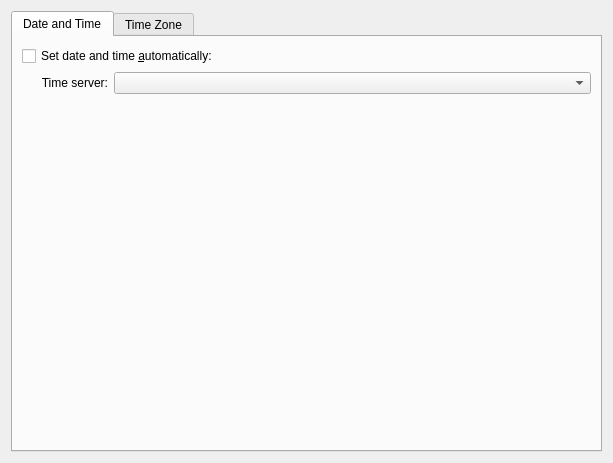
<?xml version="1.0" encoding="UTF-8"?>
<ui version="4.0">
 <author>Davide Bettio &lt;davide.bettio@kdemail.net&gt;</author>
 <class>DateAndTime</class>
 <widget class="QWidget" name="DateAndTime">
  <property name="geometry">
   <rect>
    <x>0</x>
    <y>0</y>
    <width>613</width>
    <height>463</height>
   </rect>
  </property>
  <layout class="QVBoxLayout" name="verticalLayout_3">
   <item>
    <widget class="QTabWidget" name="tabWidget">
     <property name="currentIndex">
      <number>0</number>
     </property>
     <widget class="QWidget" name="tab">
      <attribute name="title">
       <string>Date and Time</string>
      </attribute>
      <layout class="QVBoxLayout" name="verticalLayout_2">
       <item>
        <layout class="QGridLayout" name="gridLayout">
         <item row="0" column="0" colspan="3">
          <widget class="QCheckBox" name="setDateTimeAuto">
           <property name="text">
            <string>Set date and time &amp;automatically:</string>
           </property>
          </widget>
         </item>
         <item row="1" column="0">
          <spacer name="horizontalSpacer">
           <property name="orientation">
            <enum>Qt::Horizontal</enum>
           </property>
           <property name="sizeType">
            <enum>QSizePolicy::Fixed</enum>
           </property>
           <property name="sizeHint" stdset="0">
            <size>
             <width>13</width>
             <height>21</height>
            </size>
           </property>
          </spacer>
         </item>
         <item row="1" column="1">
          <widget class="QLabel" name="label_2">
           <property name="text">
            <string>Time server:</string>
           </property>
           <property name="alignment">
            <set>Qt::AlignRight|Qt::AlignTrailing|Qt::AlignVCenter</set>
           </property>
           <property name="buddy">
            <cstring>timeServerList</cstring>
           </property>
          </widget>
         </item>
         <item row="1" column="2">
          <widget class="QComboBox" name="timeServerList">
           <property name="sizePolicy">
            <sizepolicy hsizetype="Expanding" vsizetype="Fixed">
             <horstretch>0</horstretch>
             <verstretch>0</verstretch>
            </sizepolicy>
           </property>
          </widget>
         </item>
        </layout>
       </item>
       <item>
        <widget class="KSeparator" name="kseparator"/>
       </item>
       <item>
        <layout class="QHBoxLayout" name="horizontalLayout">
         <item>
          <widget class="KDatePicker" name="cal">
           <property name="whatsThis">
            <string>Here you can change the system date's day of the month, month and year.</string>
           </property>
          </widget>
         </item>
         <item>
          <widget class="QWidget" name="timeBox" native="true">
           <property name="sizePolicy">
            <sizepolicy hsizetype="Expanding" vsizetype="Preferred">
             <horstretch>0</horstretch>
             <verstretch>0</verstretch>
            </sizepolicy>
           </property>
          </widget>
         </item>
        </layout>
       </item>
       <item>
        <spacer name="verticalSpacer">
         <property name="orientation">
          <enum>Qt::Vertical</enum>
         </property>
         <property name="sizeHint" stdset="0">
          <size>
           <width>20</width>
           <height>40</height>
          </size>
         </property>
        </spacer>
       </item>
      </layout>
     </widget>
     <widget class="QWidget" name="tab_2">
      <attribute name="title">
       <string>Time Zone</string>
      </attribute>
      <layout class="QVBoxLayout" name="verticalLayout">
       <item>
        <widget class="QLabel" name="label">
         <property name="text">
          <string>To change the local time zone, select your area from the list below.</string>
         </property>
        </widget>
       </item>
       <item>
        <spacer name="verticalSpacer_2">
         <property name="orientation">
          <enum>Qt::Vertical</enum>
         </property>
         <property name="sizeType">
          <enum>QSizePolicy::Fixed</enum>
         </property>
         <property name="sizeHint" stdset="0">
          <size>
           <width>20</width>
           <height>5</height>
          </size>
         </property>
        </spacer>
       </item>
       <item>
        <widget class="QLabel" name="m_local">
         <property name="text">
          <string>Current local time zone:</string>
         </property>
        </widget>
       </item>
       <item>
        <widget class="KTreeWidgetSearchLine" name="tzonesearch">
         <property name="enabled">
          <bool>true</bool>
         </property>
         <property name="placeholderText">
          <string>Search</string>
         </property>
        </widget>
       </item>
       <item>
        <widget class="KTimeZoneWidget" name="tzonelist">
        </widget>
       </item>
      </layout>
     </widget>
    </widget>
   </item>
  </layout>
 </widget>
 <customwidgets>
  <customwidget>
   <class>KTimeZoneWidget</class>
   <extends>QTreeWidget</extends>
   <header>ktimezonewidget.h</header>
  </customwidget>
  <customwidget>
   <class>KTreeWidgetSearchLine</class>
   <extends>KLineEdit</extends>
   <header>ktreewidgetsearchline.h</header>
  </customwidget>
  <customwidget>
   <class>KLineEdit</class>
   <extends>QLineEdit</extends>
   <header>klineedit.h</header>
  </customwidget>
  <customwidget>
   <class>KSeparator</class>
   <extends>QFrame</extends>
   <header>kseparator.h</header>
  </customwidget>
  <customwidget>
   <class>KDatePicker</class>
   <extends>QFrame</extends>
   <header>kdatepicker.h</header>
  </customwidget>
 </customwidgets>
 <resources/>
 <connections/>
</ui>
